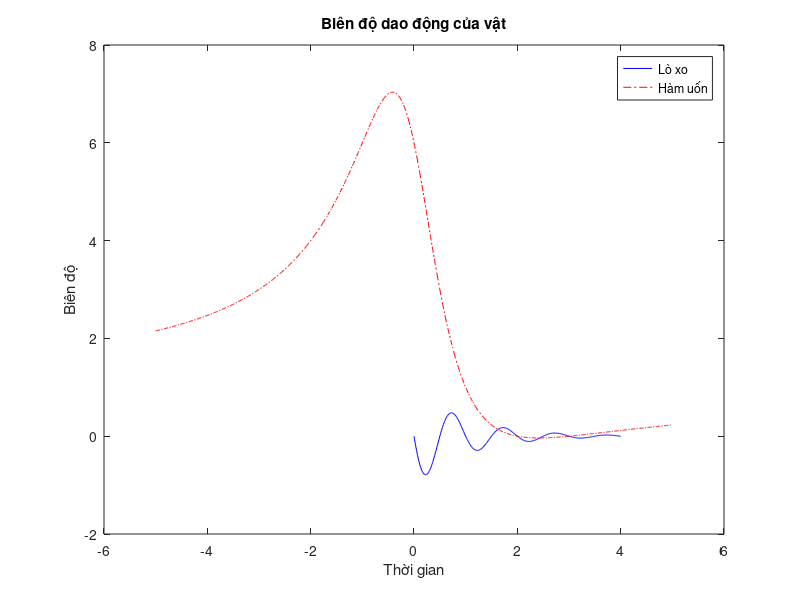
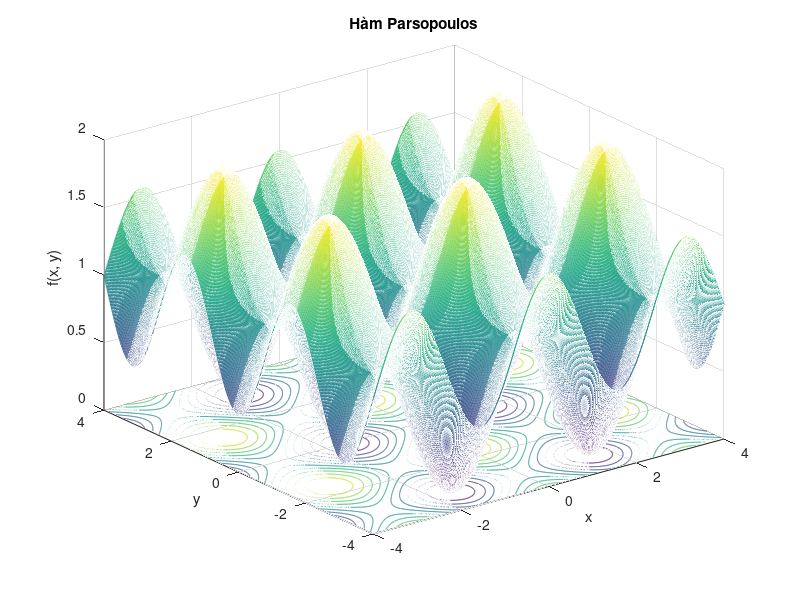

MATLAB code for these plots, in order: (Note: this script raises an error after producing the figures.)
clear all
close all
clc
disp('Câu 1')

A = [3 -2 -5 1;...
    2 -3 1 5;...
    1 2 0 -4;...
    1 -2 -4 9];
b = [0; 0; 0; 0];
A_b = [A b];
X = rref(A_b);
disp(X)

clear all

m = input('Nhập số tự nhiên m lớn hơn hoặc bằng 5: ');
while (m < 5)
    m = input('Nhập số tự nhiên m lớn hơn hoặc bằng 5: ');
end
n = input('Nhập số tự nhiên n lớn hơn hoặc bằng 5: ');
while (n < 5)
    n = input('Nhập số tự nhiên n lớn hơn hoặc bằng 5: ');
end
p = input('Nhập số tự nhiên p lớn hơn hoặc bằng 5: ');
while (p < 5)
    p = input('Nhập số tự nhiên p lớn hơn hoặc bằng 5: ');
end
A = round(-10 + (40 - (-10))*rand(m, n));
fprintf('A = \n')
disp(A)
B = round(-10 + (40 - (-10))*rand(n, n));
fprintf('B = \n')
disp(B)
C = round(-10 + (40 - (-10))*rand(n, p));
fprintf('C = \n')
disp(C)
D = A*B*C - A*B^(-1)*C;
fprintf('D = \n')
disp(D)
E = 2*(B'*B)^5 - A'*A*C*C';
fprintf('E = \n')
disp(E)
U = B^3;
u = U(end-1,:);
v = E(:,1) - E(:,2) + E(:,3) - E(:,4);
w = u.*v;
F = w*w';
G = w'*w;
Norm_1 = trace(F);
fprintf('trace(ww'') = %f\n', Norm_1)
Norm_2 = trace(G);
fprintf('trace(w''w) = %f\n', Norm_2)
Norm = norm(w, 2);
fprintf('||w||2 = %f\n', Norm)
if (and(Norm_1 == Norm_2, Norm_2 == Norm))
    fprintf('||w||2 = trace(w''w) = trace(ww'')')
end
a1 = [0 1 -3 4];
a2 = [-1 0 0 2];
a3 = [0 5 3 0];
a4 = [-1 7 -3 -6];
S = [a1; a2; a3; a4];
r = rank(S);
if (r == n)
    fprintf('Bộ vector là cơ sở trong R4\n')
else
    fprintf('Bộ vector không là cơ sở trong R4\n')
end

char = input('Nhấn phím bất kì để tiếp tục: ');
clear all
close all
clc
disp('Câu 2')

figure('Name', 'Bài tập 2a', 'NumberTitle', 'off')
x1 = 0:0.01:4;
f = -exp(-x1).*sin(2*pi*x1);
plot(x1, f, 'b')
hold on
x2 = -5:0.01:5;
g = (x2.^2 - 5*x2 + 6)./(x2.^2 + 1);
plot(x2, g, 'r-.')
hold on
xlabel('Thời gian')
ylabel('Biên độ')
title('Biên độ dao động của vật')
legend('Lò xo', 'Hàm uốn')

clear all
figure('Name', 'Bài tập 2b', 'NumberTitle', 'off')
x = -4:0.01:4;
y = -4:0.01:4;
[X, Y] = meshgrid(x, y);
Z = (cos(X)).^2 + (sin(Y)).^2;
meshc(X, Y, Z)
xlabel('x')
ylabel('y')
zlabel('f(x, y)')
title('Hàm Parsopoulos')

char = input('Nhấn phím bất kì để tiếp tục: ');
clear all
close all
clc
disp('Câu 3')

syms n;
x = exp(-n^(-2));
lim1 = limit(subs(x, n, 2*n), n, Inf);
lim2 = limit(subs(x, n, 3*n), n, Inf);
lim3 = limit(subs(x, n, 5*n), n, Inf);
lim4 = limit(subs(x, n, n), n, Inf);
lim5 = limit(subs(x, n, n + 1), n , Inf);
fprintf('lim x2n = %f\n', lim1)
fprintf('lim x3n = %f\n', lim2)
fprintf('lim x5n = %f\n', lim3)
fprintf('lim xn = %f\n', lim4)
fprintf('lim x(n + 1) = %f\n', lim5)

clear all
syms x R;
I_x = 1/sqrt(2*pi)*exp(x^2/2);
I_R = 1/sqrt(2*pi)*exp(R^2/2);
fprintf('Kết quả tình trực tiếp: %f\n', int(I_x, x, -Inf, Inf))
fprintf('Kết quả tính gián tiếp: %f\n', limit(int(I_R, R), R, Inf))

char = input('Nhấn phím bất kì để tiếp tục: ');
clear all
close all
clc
disp('Câu 4')
n = input('Nhập số chiều của hai ma trận A và B: ');
A = round(-100 + (100 - (-100))*rand(n));
fprintf('A = \n')
disp(A)
B = round(-100 + (100 - (-100))*rand(n));
fprintf('B = \n')
disp(B)
[U, W, n2, ind] = Xuly_matran(A, B);
fprintf('U = \n')
disp(U)
fprintf('W = \n')
disp(W)
fprintf('n2 = \n')
disp(n2)
fprintf('ind = \n')
disp(ind)

char = input('Nhấn phím bất kì để tiếp tục: ');
clear all
close all
clc
disp('Câu 5')
A = round(-100 + (100 - (-100))*rand(10));
[Q, R] = TT_Givens_QR(A); 
disp(norm(Q'*Q - eyes(10), Inf))
disp(norm(A - Q*R, Inf))

char = input('Nhấn phím bất kì để tiếp tục: ');
clear all
close all
clc